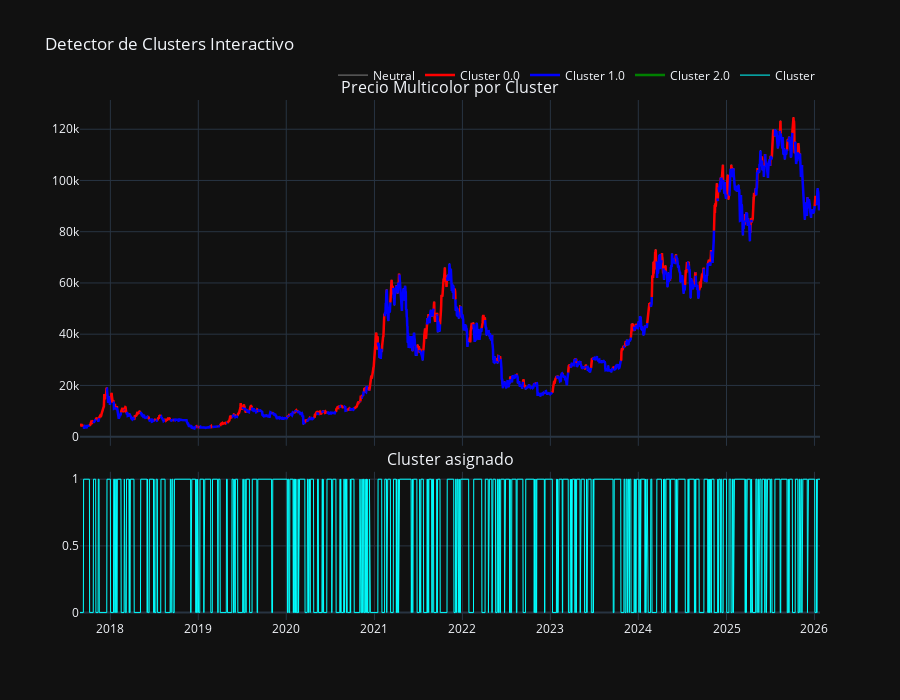

Notebook code for this chart:
### Code cell
import plotly.graph_objects as go
from plotly.subplots import make_subplots

# --- 1. Base continua (gris) ---
close_neutral = df['Close']

# --- 2. Series por cluster ---
colors = {0.0: "red", 1.0: "blue", 2.0: "green"}
close_cluster = {}

for c in colors.keys():
    # Creamos máscara: el punto actual o el siguiente pertenece al cluster
    mask = (df['cluster'] == c) | (df['cluster'].shift(-1) == c)
    series = df['Close'].copy()
    series[~mask] = np.nan
    close_cluster[c] = series

# --- 3. Crear subplots ---
fig = make_subplots(
    rows=2, cols=1,
    shared_xaxes=True,
    vertical_spacing=0.05,
    row_heights=[0.7, 0.3],
    subplot_titles=("Precio Multicolor por Cluster", "Cluster asignado")
)

# --- Panel superior: Precio ---
# Línea gris base
fig.add_trace(go.Scatter(
    x=df.index, y=close_neutral,
    mode='lines',
    line=dict(color='gray', width=1),
    name='Neutral',
    hoverinfo='skip'
), row=1, col=1)

# Líneas coloreadas por cluster
for c, series in close_cluster.items():
    fig.add_trace(go.Scatter(
        x=df.index, y=series,
        mode='lines',
        line=dict(color=colors[c], width=2.5),
        name=f"Cluster {c}",
        connectgaps=False
    ), row=1, col=1)

# --- Panel inferior: mostrar cluster como línea discreta ---
fig.add_trace(go.Scatter(
    x=df.index, y=df['cluster'],
    mode='lines',
    line=dict(color='cyan', width=1),
    name='Cluster'
), row=2, col=1)

# --- Layout ---
fig.update_layout(
    template='plotly_dark',
    height=700,
    title_text="Detector de Clusters Interactivo",
    hovermode="x unified",
    dragmode='zoom',
    legend=dict(orientation="h", yanchor="bottom", y=1.02, xanchor="right", x=1)
)

fig.update_xaxes(rangeslider_visible=False)

fig.show()

### Figure 1 — Plotly figure (JSON) as saved in the notebook; plotly's stock layout.template omitted (floating-point values rounded to 4 significant figures; data arrays with more than 128 entries replaced by an {"elided": "..."} marker saying what was removed)
{"data": [{"hoverinfo": "skip", "line": {"color": "gray", "width": 1}, "mode": "lines", "name": "Neutral", "type": "scatter", "x": {"elided": "3072 str values"}, "xaxis": "x", "y": {"elided": "3072 float values"}, "yaxis": "y"}, {"connectgaps": false, "line": {"color": "red", "width": 2.5}, "mode": "lines", "name": "Cluster 0.0", "type": "scatter", "x": {"elided": "3072 str values"}, "xaxis": "x", "y": {"elided": "3072 float values"}, "yaxis": "y"}, {"connectgaps": false, "line": {"color": "blue", "width": 2.5}, "mode": "lines", "name": "Cluster 1.0", "type": "scatter", "x": {"elided": "3072 str values"}, "xaxis": "x", "y": {"elided": "3072 float values"}, "yaxis": "y"}, {"connectgaps": false, "line": {"color": "green", "width": 2.5}, "mode": "lines", "name": "Cluster 2.0", "type": "scatter", "x": {"elided": "3072 str values"}, "xaxis": "x", "y": {"elided": "3072 float values"}, "yaxis": "y"}, {"line": {"color": "cyan", "width": 1}, "mode": "lines", "name": "Cluster", "type": "scatter", "x": {"elided": "3072 str values"}, "xaxis": "x2", "y": {"elided": "3072 float values"}, "yaxis": "y2"}], "layout": {"annotations": [{"font": {"size": 16}, "showarrow": false, "text": "Precio Multicolor por Cluster", "x": 0.5, "xanchor": "center", "xref": "paper", "y": 1.0, "yanchor": "bottom", "yref": "paper"}, {"font": {"size": 16}, "showarrow": false, "text": "Cluster asignado", "x": 0.5, "xanchor": "center", "xref": "paper", "y": 0.285, "yanchor": "bottom", "yref": "paper"}], "dragmode": "zoom", "height": 700, "hovermode": "x unified", "legend": {"orientation": "h", "x": 1, "xanchor": "right", "y": 1.02, "yanchor": "bottom"}, "title": {"text": "Detector de Clusters Interactivo"}, "xaxis": {"anchor": "y", "domain": [0, 1], "matches": "x2", "rangeslider": {"visible": false}, "showticklabels": false}, "xaxis2": {"anchor": "y2", "domain": [0, 1], "rangeslider": {"visible": false}}, "yaxis": {"anchor": "x", "domain": [0.335, 1.0]}, "yaxis2": {"anchor": "x2", "domain": [0, 0.285]}}}
